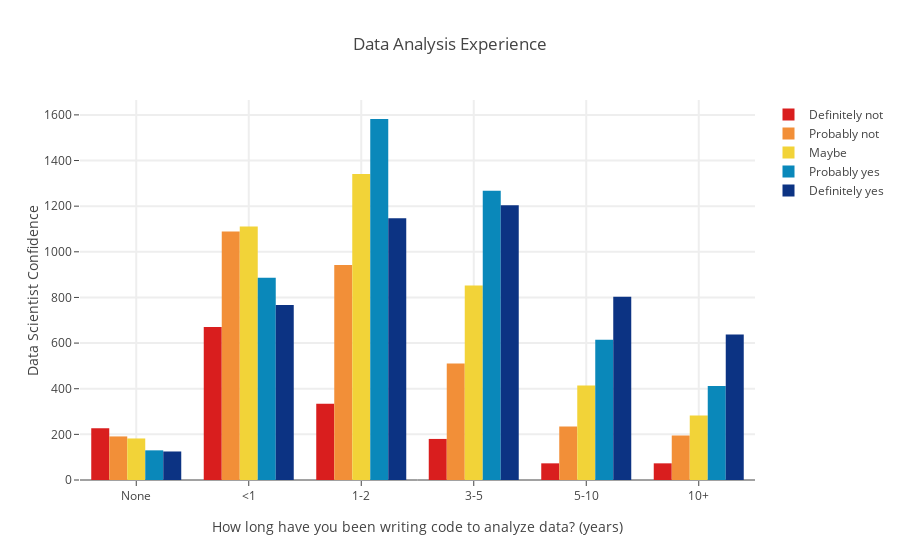

The notebook cell this image was saved under:
### Code cell
data = []
for ds in target_order.Q26.values:
    df = q24_cross[q24_cross.Q26 == ds]
    data.append(
        go.Bar(x=df.q24_clean.values, y=df.cnt.values,
               marker=dict(color=df.color.values),
               name=ds)
    )
layout= go.Layout(
    title= 'Data Analysis Experience',
    xaxis= dict(title='How long have you been writing code to analyze data? (years)', ticklen=5, zeroline=False, gridwidth=2),
    yaxis=dict(title='Data Scientist Confidence', ticklen=5, gridwidth=2),
    showlegend=True
)
fig= go.Figure(data=data, layout=layout)
py.iplot(fig, filename='data-code')

### Figure 1 — Plotly figure (JSON) as saved in the notebook; plotly's stock layout.template omitted (floating-point values rounded to 4 significant figures)
{"data": [{"marker": {"color": ["rgb(217,30,30)", "rgb(217,30,30)", "rgb(217,30,30)", "rgb(217,30,30)", "rgb(217,30,30)", "rgb(217,30,30)"]}, "name": "Definitely not", "x": ["None", "<1", "1-2", "3-5", "5-10", "10+"], "y": [227, 670, 334, 180, 73, 73], "type": "bar", "uid": "ff01a63e-e4af-11e8-8a18-0242ac130002"}, {"marker": {"color": ["rgb(242,143,56)", "rgb(242,143,56)", "rgb(242,143,56)", "rgb(242,143,56)", "rgb(242,143,56)", "rgb(242,143,56)"]}, "name": "Probably not", "x": ["None", "<1", "1-2", "3-5", "5-10", "10+"], "y": [191, 1089, 942, 511, 234, 195], "type": "bar", "uid": "ff01a92c-e4af-11e8-8a18-0242ac130002"}, {"marker": {"color": ["rgb(242,211,56)", "rgb(242,211,56)", "rgb(242,211,56)", "rgb(242,211,56)", "rgb(242,211,56)", "rgb(242,211,56)"]}, "name": "Maybe", "x": ["None", "<1", "1-2", "3-5", "5-10", "10+"], "y": [182, 1111, 1341, 852, 414, 283], "type": "bar", "uid": "ff01aa26-e4af-11e8-8a18-0242ac130002"}, {"marker": {"color": ["rgb(10,136,186)", "rgb(10,136,186)", "rgb(10,136,186)", "rgb(10,136,186)", "rgb(10,136,186)", "rgb(10,136,186)"]}, "name": "Probably yes", "x": ["None", "<1", "1-2", "3-5", "5-10", "10+"], "y": [130, 886, 1582, 1268, 615, 412], "type": "bar", "uid": "ff01aaf8-e4af-11e8-8a18-0242ac130002"}, {"marker": {"color": ["rgb(12,51,131)", "rgb(12,51,131)", "rgb(12,51,131)", "rgb(12,51,131)", "rgb(12,51,131)", "rgb(12,51,131)"]}, "name": "Definitely yes", "x": ["None", "<1", "1-2", "3-5", "5-10", "10+"], "y": [125, 767, 1147, 1204, 803, 638], "type": "bar", "uid": "ff01abb6-e4af-11e8-8a18-0242ac130002"}], "layout": {"showlegend": true, "title": "Data Analysis Experience", "xaxis": {"gridwidth": 2, "ticklen": 5, "title": "How long have you been writing code to analyze data? (years)", "zeroline": false}, "yaxis": {"gridwidth": 2, "ticklen": 5, "title": "Data Scientist Confidence"}}}
